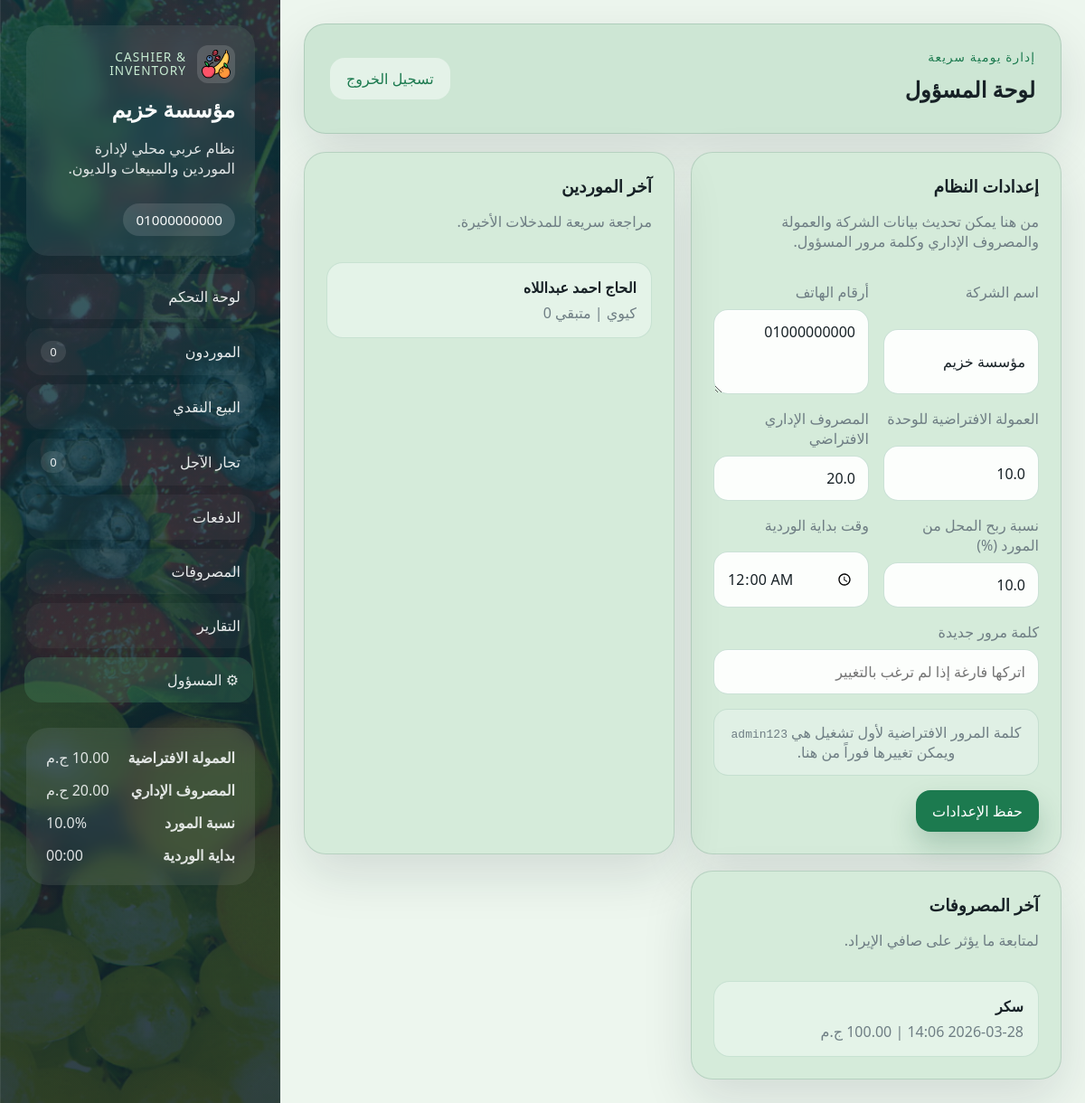
/admin (signed in), run on the app's committed database.
### models/settings.py (models this page shows)
class Settings(Base):
    __tablename__ = "settings"
    id: Mapped[int] = mapped_column(Integer, primary_key=True)
    company_name: Mapped[str] = mapped_column(String(120), nullable=False)
    phone_number: Mapped[str] = mapped_column(String(255), nullable=False)
    commission_per_unit: Mapped[float] = mapped_column(Float, nullable=False, default=0.0)
    admin_expense: Mapped[float] = mapped_column(Float, nullable=False, default=0.0)
    supplier_profit_percentage: Mapped[float] = mapped_column(Float, nullable=False, default=0.0)
    shift_cutoff_time: Mapped[str] = mapped_column(String(5), nullable=False, default="00:00")
    admin_password: Mapped[str] = mapped_column(String(255), nullable=False)

### models/supplier.py (models this page shows, shortened)
class Supplier(Base):
    __tablename__ = "suppliers"
    id: Mapped[int] = mapped_column(Integer, primary_key=True)
    date: Mapped[datetime] = mapped_column(DateTime, nullable=False, default=datetime.now)
    supplier_name: Mapped[str] = mapped_column(String(120), nullable=False)
    fruit_name: Mapped[str] = mapped_column(String(120), nullable=False)
    units_count: Mapped[int] = mapped_column(Integer, nullable=False)
    remaining_units: Mapped[int] = mapped_column(Integer, nullable=False)
    class_number: Mapped[str] = mapped_column(String(50), nullable=False)
    price_per_unit: Mapped[float] = mapped_column(Float, nullable=False)
    kilograms_per_unit: Mapped[float] = mapped_column(Float, nullable=False, default=0.0)
    supplier_profit_percentage: Mapped[float] = mapped_column(Float, nullable=False, default=0.0)
    total_price: Mapped[float] = mapped_column(Float, nullable=False)
    notes: Mapped[str | None] = mapped_column(Text, nullable=True)
    is_cleared: Mapped[bool] = mapped_column(Boolean, nullable=False, default=False)
    allocations = relationship(
        "InventoryAllocation", back_populates="supplier", cascade="all, delete-orphan"
    )
    payments = relationship(
        "SupplierPayment",
        back_populates="supplier",
        cascade="all, delete-orphan",
        order_by="SupplierPayment.payment_date.desc()",
    )

### models/expense.py (models this page shows, shortened)
class Expense(Base):
    __tablename__ = "expenses"
    id: Mapped[int] = mapped_column(Integer, primary_key=True)
    date: Mapped[datetime] = mapped_column(DateTime, nullable=False, default=datetime.now)
    expense_name: Mapped[str] = mapped_column(String(120), nullable=False)
    amount: Mapped[float] = mapped_column(Float, nullable=False)
    paid_amount: Mapped[float] = mapped_column(Float, nullable=False, default=0)
    is_paid: Mapped[bool] = mapped_column(Boolean, nullable=False, default=False)
    paid_at: Mapped[datetime | None] = mapped_column(DateTime, nullable=True)

### routes/admin_routes.py (the view, shortened to what this page needs)
@admin_bp.route("/admin", methods=["GET", "POST"])
@admin_required
def admin_panel():
    db_session = get_session()
    settings = get_or_create_settings(db_session)
    recent_suppliers = (
        db_session.query(Supplier).order_by(Supplier.date.desc(), Supplier.id.desc()).limit(10).all()
    )
    recent_expenses = (
        db_session.query(Expense).order_by(Expense.date.desc(), Expense.id.desc()).limit(10).all()
    )
    context = {
        **build_base_context(db_session),
        "page_title": "لوحة المسؤول",
        "recent_suppliers": recent_suppliers,
        "recent_expenses": recent_expenses,
        "is_admin": is_admin_logged_in(),
    }
    return render_template("admin.html", **context)

### models/__init__.py (called while the page is built)
def init_app(app):
    global engine
    database_uri = app.config["DATABASE_URI"]
    connect_args = {"check_same_thread": False} if database_uri.startswith("sqlite") else {}
    engine = create_engine(database_uri, future=True, connect_args=connect_args)
    SessionLocal.configure(bind=engine)
    from models.expense import Expense
    from models.inventory_allocation import InventoryAllocation
    from models.payment import Payment
    from models.retail_transaction import RetailTransaction
    from models.settings import Settings
    from models.special_retailer import SpecialRetailer
    from models.supplier import Supplier
    from models.supplier_payment import SupplierPayment
    Base.metadata.create_all(bind=engine)
    ensure_sqlite_columns()
    @app.teardown_appcontext
    def shutdown_session(exception=None):
        SessionLocal.remove()

def get_session():
    return SessionLocal()

### utils/helpers.py (called while the page is built, shortened)
def currency_filter(value) -> str:
    return f"{float(value or 0):,.2f} ج.م"

def date_filter(value) -> str:
    if not value:
        return "-"
    if isinstance(value, datetime):
        return value.strftime("%Y-%m-%d %H:%M")
    return value.strftime("%Y-%m-%d")

def normalize_shift_cutoff_time(value: str | None, default: str = "00:00") -> str:
    normalized = (value or "").strip()
    try:
        parsed = datetime.strptime(normalized, "%H:%M")
        return parsed.strftime("%H:%M")
    except ValueError:
        return default

def current_shift_cutoff_range(cutoff_time: str | None, reference: datetime | None = None) -> dict[str, str]:
    now = reference or datetime.now()
    normalized_cutoff = normalize_shift_cutoff_time(cutoff_time)
    cutoff_clock = datetime.strptime(normalized_cutoff, "%H:%M").time()
    today_cutoff = datetime.combine(now.date(), cutoff_clock)
    if now >= today_cutoff:
        start = today_cutoff
        end = today_cutoff + timedelta(days=1) - timedelta(minutes=1)
    else:
        start = today_cutoff - timedelta(days=1)
        end = today_cutoff - timedelta(minutes=1)
    return {
        "cutoff": normalized_cutoff,
        "start": start.strftime("%Y-%m-%dT%H:%M"),
        "end": end.strftime("%Y-%m-%dT%H:%M"),
    }

def get_or_create_settings(db_session) -> Settings:
    settings = db_session.get(Settings, 1)
    if settings:
        return settings

def is_admin_logged_in() -> bool:
    return bool(session.get("admin_logged_in"))

### templates/admin.html
{% extends "base.html" %}
{% block content %}
<section class="content-grid">
    <article class="panel form-panel">
        <div class="panel-head">
            <div>
                <h3>إعدادات النظام</h3>
                <p>من هنا يمكن تحديث بيانات الشركة والعمولة والمصروف الإداري وكلمة مرور المسؤول.</p>
            </div>
        </div>
        <form class="form-grid" method="post">
            <label>
                <span>اسم الشركة</span>
                <input type="text" name="company_name" value="{{ settings.company_name }}" required>
            </label>
            <label>
                <span>أرقام الهاتف</span>
                <textarea name="phone_number" rows="3" placeholder="كل رقم في سطر أو افصل بينهم بفاصلة" required>{{ settings.phone_number }}</textarea>
            </label>
            <label>
                <span>العمولة الافتراضية للوحدة</span>
                <input type="number" min="0" step="0.01" name="commission_per_unit" value="{{ settings.commission_per_unit }}" required>
            </label>
            <label>
                <span>المصروف الإداري الافتراضي</span>
                <input type="number" min="0" step="0.01" name="admin_expense" value="{{ settings.admin_expense }}" required>
            </label>
            <label>
                <span>نسبة ربح المحل من المورد (%)</span>
                <input type="number" min="0" max="100" step="0.01" name="supplier_profit_percentage" value="{{ settings.supplier_profit_percentage }}" required>
            </label>
            <label>
                <span>وقت بداية الوردية</span>
                <input type="time" name="shift_cutoff_time" value="{{ settings.shift_cutoff_time }}" required>
            </label>
            <label class="full-width">
                <span>كلمة مرور جديدة</span>
                <input type="password" name="new_password" placeholder="اتركها فارغة إذا لم ترغب بالتغيير">
            </label>
            <div class="info-box full-width">
                كلمة المرور الافتراضية لأول تشغيل هي <code>admin123</code> ويمكن تغييرها فوراً من هنا.
            </div>
            <div class="form-actions full-width">
                <button class="btn btn-primary" type="submit">حفظ الإعدادات</button>
            </div>
        </form>
    </article>
    <article class="panel">
        <div class="panel-head">
            <div>
                <h3>آخر الموردين</h3>
                <p>مراجعة سريعة للمدخلات الأخيرة.</p>
            </div>
        </div>
        <div class="mini-list">
            {% for supplier in recent_suppliers %}
                <div class="mini-item">
                    <strong>{{ supplier.supplier_name }}</strong>
                    <span>{{ supplier.fruit_name }} | متبقي {{ supplier.remaining_units }}</span>
                </div>
            {% else %}
                <div class="empty-state">لا توجد بيانات بعد.</div>
            {% endfor %}
        </div>
    </article>
    <article class="panel">
        <div class="panel-head">
            <div>
                <h3>آخر المصروفات</h3>
                <p>لمتابعة ما يؤثر على صافي الإيراد.</p>
            </div>
        </div>
        <div class="mini-list">
            {% for expense in recent_expenses %}
                <div class="mini-item">
                    <strong>{{ expense.expense_name }}</strong>
                    <span>{{ expense.date|date_ar }} | {{ expense.amount|currency }}</span>
                </div>
            {% else %}
                <div class="empty-state">لا توجد مصروفات بعد.</div>
            {% endfor %}
        </div>
    </article>
</section>
{% endblock %}

### templates/base.html (shortened to what this page needs)
<!doctype html>
<html lang="ar" dir="rtl">
<head>
    <link rel="stylesheet" href="{{ url_for('static', filename='css/style.css') }}">
</head>
<body
    data-shift-cutoff="{{ shift_cutoff_range.cutoff }}"
    data-shift-start="{{ shift_cutoff_range.start }}"
    data-shift-end="{{ shift_cutoff_range.end }}"
>
    <div class="page-shell">
        <aside class="sidebar">
            <div class="brand-card">
                <div class="brand-kicker-row">
                    <img class="brand-logo" src="{{ url_for('static', filename='fruitsIcon.png') }}" alt="شعار النظام">
                    <span class="brand-kicker">Cashier & Inventory</span>
                </div>
                <h1>{{ settings.company_name }}</h1>
                <p>نظام عربي محلي لإدارة الموردين والمبيعات والديون.</p>
                <div class="brand-meta-stack">
                    {% for phone in phone_numbers %}
                        <div class="meta-pill">{{ phone }}</div>
                    {% endfor %}
                </div>
            </div>
            <nav class="nav-links">
                <a class="{{ 'active' if request.endpoint == 'admin.dashboard' else '' }}" href="{{ url_for('admin.dashboard') }}">لوحة التحكم</a>
                <a class="{{ 'active' if request.endpoint == 'suppliers.suppliers' else '' }}" href="{{ url_for('suppliers.suppliers') }}">الموردون <span>{{ nav_badges.open_suppliers }}</span></a>
                <a class="{{ 'active' if request.endpoint == 'retail.retail' else '' }}" href="{{ url_for('retail.retail') }}">البيع النقدي</a>
                <a class="{{ 'active' if request.endpoint == 'special_retailers.special_retailers' else '' }}" href="{{ url_for('special_retailers.special_retailers') }}">تجار الآجل <span>{{ nav_badges.unpaid_retailers }}</span></a>
                <a class="{{ 'active' if request.endpoint == 'payments.payments' else '' }}" href="{{ url_for('payments.payments') }}">الدفعات</a>
                <a class="{{ 'active' if request.endpoint == 'expenses.expenses' else '' }}" href="{{ url_for('expenses.expenses') }}">المصروفات</a>
                <a class="{{ 'active' if request.endpoint == 'admin.reports' else '' }}" href="{{ url_for('admin.reports') }}">التقارير</a>
                <a class="{{ 'active' if request.endpoint in ['admin.admin_panel', 'admin.login'] else '' }}" href="{{ url_for('admin.admin_panel' if is_admin else 'admin.login') }}">&#9881; المسؤول</a>
            </nav>
            <div class="settings-card sidebar-spacer">
                <div>
                    <strong>العمولة الافتراضية</strong>
                    <span>{{ settings.commission_per_unit|currency }}</span>
                </div>
                <div>
                    <strong>المصروف الإداري</strong>
                    <span>{{ settings.admin_expense|currency }}</span>
                </div>
                <div>
                    <strong>نسبة المورد</strong>
                    <span>{{ settings.supplier_profit_percentage }}%</span>
                </div>
                <div>
                    <strong>بداية الوردية</strong>
                    <span>{{ settings.shift_cutoff_time }}</span>
                </div>
            </div>
        </aside>
        <main class="main-content">
            <header class="topbar">
                <div>
                    <span class="topbar-label">إدارة يومية سريعة</span>
                    <h2>{{ page_title or "نظام الكاشير" }}</h2>
                </div>
                <div class="topbar-actions">
                    {% if is_admin %}
                        <form method="post" action="{{ url_for('admin.logout') }}">
                            <button class="btn btn-ghost" type="submit">تسجيل الخروج</button>
                        </form>
                    {% else %}
                        <a class="btn btn-ghost" href="{{ url_for('admin.login') }}">دخول المسؤول</a>
                    {% endif %}
                </div>
            </header>
            {% block content %}{% endblock %}
        </main>
    </div>
</body>
</html>

### data on the page
Settings: company_name "مؤسسة خزيم", phone_number "01000000000", commission_per_unit "10.00 ج.م", admin_expense "20.00 ج.م", supplier_profit_percentage "10.0", shift_cutoff_time "00:00", commission_per_unit "10.0", admin_expense "20.0"
Supplier: supplier_name "الحاج احمد عبداللاه", fruit_name "كيوي", remaining_units "0"
Expense: expense_name "سكر", amount "100.00 ج.م"

### other printed values
{{ nav_badges.open_suppliers }} "0"
{{ nav_badges.unpaid_retailers }} "0"
{{ page_title or "نظام الكاشير" }} "لوحة المسؤول"
